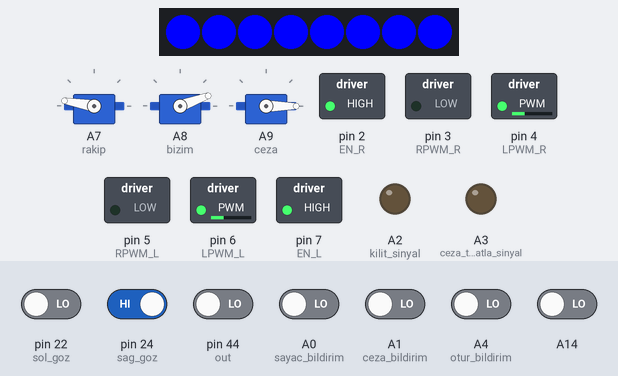
Bench run of a sketch on a simulated Arduino Mega 2560, built with avr-gcc and run on an emulated ATmega2560. Shown: 3 × servo, 8 RGB LEDs in strip order, left to right, switched loads named in the sketch (green lamp = pin HIGH), output pins drawn as LEDs (lit = HIGH). The inputs (shaded band) are chosen by the test bench; at power-on: pin 24 (sag_goz) HIGH, A0 (sayac_bildirim), A1 (ceza_bildirim), A4 (otur_bildirim), A14, pin 22 (sol_goz), pin 44 (out) LOW. Pins used as bus, display or sensor lines are not drawn.

Above: at 3.0 s.
3.1 s: pin 22 (sol_goz) driven HIGH
At 3.9 s:
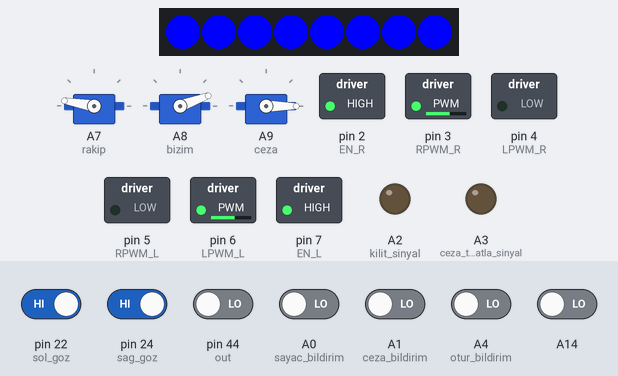
5.1 s: A0 (sayac_bildirim) driven HIGH
At 6.2 s:
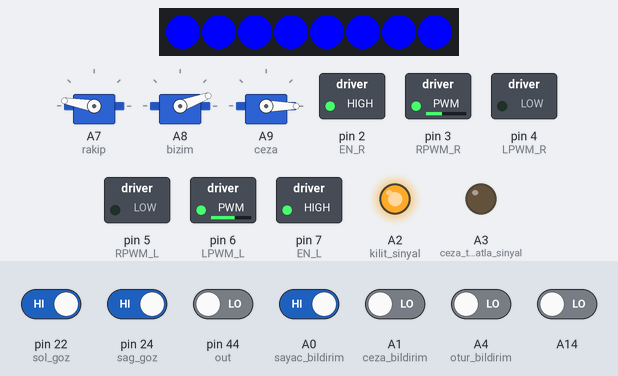
6.6 s: pin 24 (sag_goz) driven LOW
At 7.3 s:
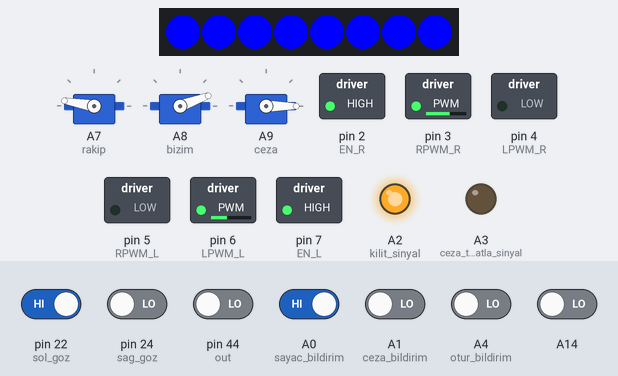
8.1 s: pin 22 (sol_goz) driven LOW
At 8.5 s:
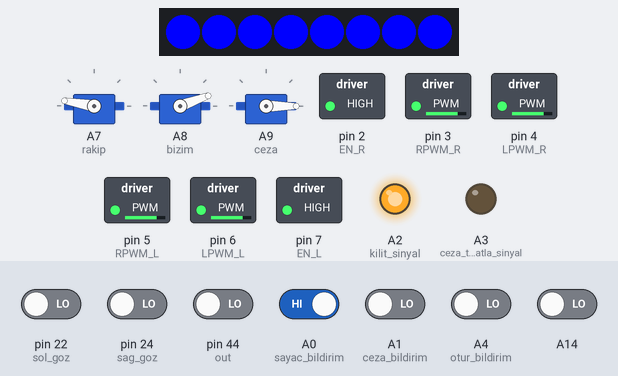
Timing chart, 0 to 17.6 s (numbered marks = the images above; inputs shaded):
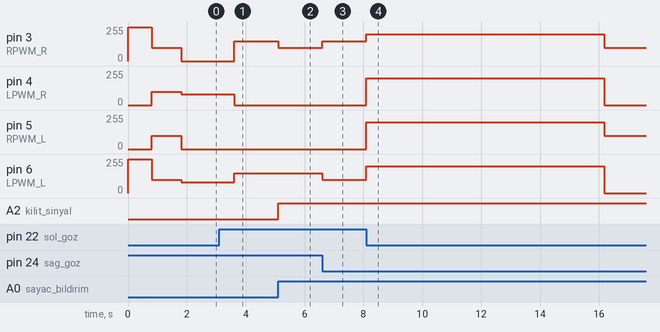

Measured:
- after the input at 3.1 s, pin 3 (RPWM_R): 0/255 → 150/255 after 0.50 s; pin 4 (LPWM_R): 80/255 → 0/255 after 0.50 s; pin 6 (LPWM_L): 80/255 → 150/255 after 0.50 s
- after the input at 5.1 s, pin 3 (RPWM_R): 150/255 → 100/255 at once; A2 (kilit_sinyal): LOW → HIGH at once
- after the input at 6.6 s, pin 3 (RPWM_R): 100/255 → 150/255 at once; pin 6 (LPWM_L): 150/255 → 100/255 at once
- after the input at 8.1 s, pin 3 (RPWM_R): 150/255 → 200/255 at once, → 100/255 8.1 s later; pin 4 (LPWM_R): 0/255 → 200/255 at once, → 0/255 8.1 s later; pin 5 (RPWM_L): 0/255 → 200/255 at once, → 100/255 8.1 s later; pin 6 (LPWM_L): 100/255 → 200/255 at once, → 0/255 8.1 s later

The sketch:

pembe_robot_mega.ino
```cpp
#include<Servo.h>
#include <Adafruit_NeoPixel.h>

Servo bizim;
Servo rakip;
Servo ceza;

// HABERLEŞME
#define sayac_bildirim A0
#define ceza_bildirim A1
#define kilit_sinyal A2
#define ceza_tokatla_sinyal A3
#define otur_bildirim A4

// Sağ motor pinleri
#define EN_R 2
#define RPWM_R 3
#define LPWM_R 4

// Sol motor pinleri
#define RPWM_L 5
#define LPWM_L 6
#define EN_L 7

#define sol_goz 22
#define sag_goz 24

#define s0 52
#define s1 50
#define s2 46
#define s3 48
#define out 44

#define LED_PIN 42
#define LED_COUNT  8      // LED sayısı
#define KIRMIZI 1
#define MAVI 0
#define BIZIM_TOPU_BIRAK 1
#define CEZA_BIRAK 0

Adafruit_NeoPixel strip(LED_COUNT, LED_PIN, NEO_GRB + NEO_KHZ800);

float kirmizi = 0, mavi = 0;
int kirmizi_veriler[4] = { 0, 0, 0, 0 };
int mavi_veriler[4] = { 0, 0, 0, 0 };
int mavi_ust_limit = 70, kirmizi_alt_limit = 230;
byte bolge = 0, duvarla_isim_var = 0;

byte bizim_kapak_default = 20, ceza_kapak_default = 0;

void setup() {
  // SERVO TANIMLARI
  rakip.attach(A7);
  bizim.attach(A8);
  ceza.attach(A9);
  bizim.write(bizim_kapak_default);
  rakip.write(170);
  ceza.write(ceza_kapak_default);

  // MZ80 TANIMLARI
  pinMode(sol_goz, INPUT);
  pinMode(sag_goz, INPUT);

  //RENK SENSÖRÜ TANIMLARI
  pinMode(s0, OUTPUT);
  pinMode(s1, OUTPUT);
  pinMode(s2, OUTPUT);
  pinMode(s3, OUTPUT);
  pinMode(out, INPUT);

  // Sağ motor pin tanımları
  pinMode(EN_R, OUTPUT);
  pinMode(RPWM_R, OUTPUT);
  pinMode(LPWM_R, OUTPUT);

  // Sol motor pin tanımları
  pinMode(EN_L, OUTPUT);
  pinMode(RPWM_L, OUTPUT);
  pinMode(LPWM_L, OUTPUT);

  //HABERLEŞME PİNLERİ
  pinMode(sayac_bildirim, INPUT);
  pinMode(ceza_bildirim, INPUT);
  pinMode(otur_bildirim, INPUT);
  pinMode(kilit_sinyal, OUTPUT);
  pinMode(ceza_tokatla_sinyal, OUTPUT);

  // Motor sürücülerini aktif et
  digitalWrite(EN_R, HIGH);
  digitalWrite(EN_L, HIGH);

  digitalWrite(s0, HIGH);
  digitalWrite(s1, LOW);

  //NEOPİXEL
  pinMode(A14, INPUT);
  bolge = digitalRead(A14);
  strip.begin();
  strip.show();

  for (int i = 0; i < LED_COUNT; i++) {
    if (bolge == KIRMIZI)
    {
      strip.setPixelColor(i, strip.Color(255, 0, 0)); // kırmızı
    }
    else
    {
      strip.setPixelColor(i, strip.Color(0, 0, 255)); // mavi
    }
  }
  strip.show();

  Serial.begin(9600);
  while(digitalRead(sag_goz) == 0);
  basla();
}

void loop() {
  if (digitalRead(sayac_bildirim) == 1)
  {
    digitalWrite(kilit_sinyal, HIGH);
    duvarla_isim_var = 1;
    while(duvarla_isim_var == 1)
    {
      duvar_takip(BIZIM_TOPU_BIRAK);
    }
    digitalWrite(kilit_sinyal, LOW);
    delay(2000);
  }
  else if (digitalRead(ceza_bildirim) == 1)
  {
    digitalWrite(kilit_sinyal, HIGH);
    duvarla_isim_var = 1;
    while(duvarla_isim_var == 1)
    {
      duvar_takip(CEZA_BIRAK);
    }
    digitalWrite(kilit_sinyal, LOW);
    delay(2000);
  }
  else if(digitalRead(otur_bildirim) == 1)
  {
    duvar_takip_otur();
  }
  else
  {
    rastgele();
  }
}

void goz_okuma()
{
  Serial.print("Sol göz: ");
  Serial.println(digitalRead(sol_goz));
  Serial.print("Saü göz: ");
  Serial.println(digitalRead(sag_goz));
  Serial.print("\n\n\n");
  delay(300);
}

void rastgele()
{
  if (digitalRead(sol_goz) == 0)
  {
    sag(80);
    delay(600);
  }
  else if (digitalRead(sag_goz) == 0)
  {
    sag(80);
    delay(800);
  }
  else
  {
    ileri(150);
  }
}

void duvar_takip(byte nereye)
{
  if (digitalRead(sol_goz) == 0 && digitalRead(sag_goz) == 0)
  {
    dur(200);
    int sonuc = olcum();

    /* AŞAĞIDAKİ IF KOŞULUNUN TÜRKÇE MEALİ :)
     * MAVİ BÖLGE OKUDUK: KIRMIZI KÖŞEYİZ(bolge = KIRMIZI = 1) ve CEZA BIRAKACAĞIZ(nereye = CEZA_BIRAK = 0) --> bolge(1) != nereye(0)
     * MAVİ BÖLGE OKUDUK: MAVİ KÖŞEYİZ(bolge = MAVI = 0) ve BİZİM TOPU BIRAKACAĞIZ(nereye = BIZIM_TOPU_BIRAK = 1) --> bolge(0) != nereye(1)
     * KIRMIZI BÖLGE OKUDUK: KIRMIZI KÖŞEYİZ(bolge = KIRMIZI = 1) ve BİZİM TOPU BIRAKACAĞIZ(nereye = BIZIM_TOPU_BIRAK = 1) --> bolge(1) == nereye(1)
     * KIRMIZI BÖLGE OKUDUK: MAVİ KÖŞEYİZ(bolge = MAVI = 0) ve CEZA BIRAKACAĞIZ(nereye = CEZA_BIRAK = 0) --> bolge(0) == nereye(0)
     * GERİ KALAN HİÇBİR KOŞULDA IF'İN İÇİNE GİRİLİP PARK YAPILMAZ DUVAR TAKİBE DEVAM EDİLİR <3
     */
    if ( (sonuc < mavi_ust_limit && bolge != nereye) || (sonuc > kirmizi_alt_limit && bolge == nereye) )
    {
      dur(200);
      park(nereye);
    }
    while (digitalRead(sag_goz) == 0)
    {
      sol(100);
    }

    dur(200);
  }
  else if(digitalRead(sol_goz) == 0 && digitalRead(sag_goz) == 1)
  {
    unsigned long firstMillis = millis();
    while (digitalRead(sag_goz) == 1)
    {
      if( (millis() - firstMillis) > 3000)
      {
        ileri(100);
        delay(300);
        break;
      }
      sol(100);
    }
  }
  else
  {
    if (digitalRead(sag_goz) == 1) //SAĞA YANAŞ
    {
      ileri(150, 100);
    }
    else
    {
      ileri(100, 150);
    }
  }
}

void duvar_takip_otur()
{
  if (digitalRead(sol_goz) == 0 && digitalRead(sag_goz) == 0)
  {
    dur(200);
    int sonuc = olcum();

    if ( (sonuc < mavi_ust_limit && bolge == KIRMIZI) || (sonuc > kirmizi_alt_limit && bolge == MAVI) )
    {
      ileri(100);
      delay(150);
      dur(0);
      while(1); // OTURDUK BEKLİYORUZ
    }

    while (digitalRead(sag_goz) == 0)
    {
      sol(100);
    }

    dur(200);
  }
  else if(digitalRead(sol_goz) == 0 && digitalRead(sag_goz) == 1)
  {
    unsigned long firstMillis = millis();
    while (digitalRead(sag_goz) == 1)
    {
      if( (millis() - firstMillis) > 3000)
      {
        ileri(100);
        delay(300);
        break;
      }
      sol(100);
    }
  }
  else
  {
    if (digitalRead(sag_goz) == 1) //SAĞA YANAŞ
    {
      ileri(150, 100);
    }
    else
    {
      ileri(100, 150);
    }
  }
}

void park (byte nereye)
{
  while (digitalRead(sag_goz) == 0)
  {
    sol(100);
  }
  dur(200);
  sol(100);
  delay(100);
  dur(200);
  if (nereye == 1)
  {
    bizim.write(bizim_kapak_default + 90);
    delay(150);
  }
  else
  {
    sol(100);
    delay(300);
    dur(200);
    ceza.write(ceza_kapak_default + 120);
    delay(100);
    digitalWrite(ceza_tokatla_sinyal, HIGH);
    delay(500);
    digitalWrite(ceza_tokatla_sinyal, LOW);
  }
  ileri(100);
  delay(1600);
  dur(200);
  if(nereye == 1)
  {
    bizim.write(bizim_kapak_default);
  }
  else
  {
    ceza.write(ceza_kapak_default);
  }
  duvarla_isim_var = 0;
}

void ileri(byte hiz)
{
  analogWrite(RPWM_R, hiz);
  analogWrite(LPWM_R, 0);
  analogWrite(RPWM_L, 0);
  analogWrite(LPWM_L, hiz);
}

void ileri(byte sol_hiz, byte sag_hiz)
{
  analogWrite(RPWM_R, sag_hiz);
  analogWrite(LPWM_R, 0);
  analogWrite(RPWM_L, 0);
  analogWrite(LPWM_L, sol_hiz);
}

void geri(byte hiz)
{
  analogWrite(RPWM_R, 0);
  analogWrite(LPWM_R, hiz);
  analogWrite(RPWM_L, hiz);
  analogWrite(LPWM_L, 0);
}

void sol(byte hiz)
{
  analogWrite(RPWM_R, hiz);
  analogWrite(LPWM_R, 0);
  analogWrite(RPWM_L, hiz);
  analogWrite(LPWM_L, 0);
}

void sag(byte hiz)
{
  analogWrite(RPWM_R, 0);
  analogWrite(LPWM_R, hiz);
  analogWrite(RPWM_L, 0);
  analogWrite(LPWM_L, hiz);
}

void dur(byte guc)
{
  analogWrite(RPWM_R, guc);
  analogWrite(LPWM_R, guc);
  analogWrite(RPWM_L, guc);
  analogWrite(LPWM_L, guc);
}

void basla()
{
  // İLERİ GİT (her iki motor ileri yönde döner)
  ileri(255); // ileri(byte hız)

  delay(800);  // 1 saniye ileri git

  // DUR
  dur(100); //dur(byte guc) -> guc ne kadar yüksekse o kadar sert fren yapar.

  //durduğunu anla
  delay(1000);
}


float olcum() {
  //verileri güncelliyoruz
  for (int i = 0; i < 4; i++) {
    olc();
    kirmizi_veriler[i] = kirmizi;
    mavi_veriler[i] = mavi;
  }

  // 6 TANE VERİ ALIP İÇELERİNDEN TUTARLI HALE GETİRİYORUZ
  // ÖRNEK : 64,65,68,97 ÖLÇMÜŞ OLALIM -> 67 GİBİ BİR SONUÇ DÖNDÜRÜYOR ANLIK DALGALANMALARDAN ETKİLENMEMİŞ OLUYORUZ
  kirmizi = stabilSonucuBul(kirmizi_veriler, 4);
  mavi = stabilSonucuBul(mavi_veriler, 4);

  float sonuc = ((float)mavi / (float)kirmizi) * 100;
  return sonuc;
}

void olc() {
  //RENK SENSÖRÜ KIRMIZI FİLTRE AYARI
  digitalWrite(s2, LOW);
  digitalWrite(s3, LOW);
  delay(10);
  kirmizi = pulseIn(out, LOW);

  //RENK SENSÖRÜ MAVİ FİLTRE AYARI
  digitalWrite(s2, LOW);
  digitalWrite(s3, HIGH);
  delay(10);
  mavi = pulseIn(out, LOW);
}


// ******************************Ortalama hesaplayan fonksiyon*****************************
double ortalamaHesapla(const int arr[], int size) {
  double sum = 0;
  for (int i = 0; i < size; i++) {
    sum += arr[i];
  }
  return sum / size;
}

// Standart sapmayı hesaplayan fonksiyon
double standartSapmaHesapla(const int arr[], int size, double mean) {
  double sum = 0;
  for (int i = 0; i < size; i++) {
    sum += pow(arr[i] - mean, 2);
  }
  return sqrt(sum / size);
}

// Uç değerleri filtreleyerek en istikrarlı değeri bul
int stabilSonucuBul(const int arr[], int size) {
  // Dizinin ortalamasını hesapla
  double mean = ortalamaHesapla(arr, size);

  // Dizinin standart sapmasını hesapla
  double stdDev = standartSapmaHesapla(arr, size, mean);

  // Standart sapmanın 1.5 katından daha uzak olan değerleri göz ardı et
  const double threshold = 1.5 * stdDev;

  // Filtrelenmiş dizinin ortalamasını ve en yakın değeri bul
  double filteredSum = 0;
  int filteredCount = 0;
  int closestValue = arr[0];
  double minDifference = 1e6;  // çok büyük bir sayı kullanıyoruz

  for (int i = 0; i < size; i++) {
    if (fabs(arr[i] - mean) <= threshold) {
      filteredSum += arr[i];
      filteredCount++;

      // Ortalamaya en yakın değeri bl
      double diff = fabs(arr[i] - mean);
      if (diff < minDifference) {
        minDifference = diff;
        closestValue = arr[i];
      }
    }
  }

  return closestValue;
}
```
